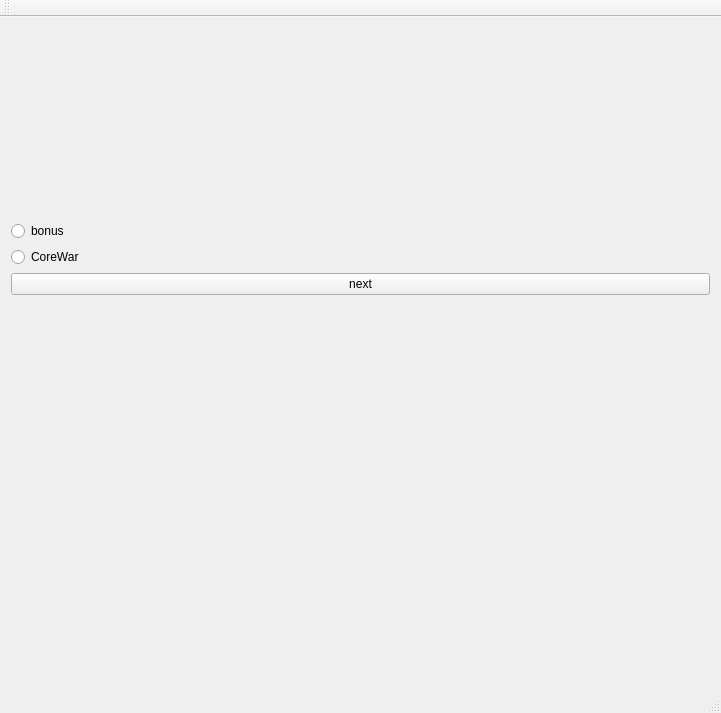
<?xml version="1.0" encoding="UTF-8"?>
<ui version="4.0">
 <class>MainWindow</class>
 <widget class="QMainWindow" name="MainWindow">
  <property name="geometry">
   <rect>
    <x>0</x>
    <y>0</y>
    <width>721</width>
    <height>713</height>
   </rect>
  </property>
  <property name="windowTitle">
   <string>MainWindow</string>
  </property>
  <widget class="QWidget" name="centralWidget">
   <layout class="QGridLayout" name="gridLayout_2">
    <item row="5" column="0">
     <widget class="ScaleArea" name="scaleArea" native="true"/>
    </item>
    <item row="0" column="0">
     <widget class="SettingPage" name="settingPage" native="true"/>
    </item>
    <item row="2" column="0">
     <widget class="QRadioButton" name="CoreWar">
      <property name="text">
       <string>CoreWar</string>
      </property>
     </widget>
    </item>
    <item row="4" column="0">
     <widget class="CaravanPage" name="caravanPage" native="true"/>
    </item>
    <item row="1" column="0">
     <widget class="QRadioButton" name="bonus">
      <property name="text">
       <string>bonus</string>
      </property>
     </widget>
    </item>
    <item row="3" column="0">
     <widget class="QPushButton" name="nextButton">
      <property name="text">
       <string>next</string>
      </property>
     </widget>
    </item>
   </layout>
  </widget>
  <widget class="QMenuBar" name="menuBar">
   <property name="geometry">
    <rect>
     <x>0</x>
     <y>0</y>
     <width>721</width>
     <height>25</height>
    </rect>
   </property>
  </widget>
  <widget class="QToolBar" name="mainToolBar">
   <attribute name="toolBarArea">
    <enum>TopToolBarArea</enum>
   </attribute>
   <attribute name="toolBarBreak">
    <bool>false</bool>
   </attribute>
  </widget>
  <widget class="QStatusBar" name="statusBar"/>
 </widget>
 <layoutdefault spacing="6" margin="11"/>
 <customwidgets>
  <customwidget>
   <class>ScaleArea</class>
   <extends>QWidget</extends>
   <header>scalearea.h</header>
   <container>1</container>
  </customwidget>
  <customwidget>
   <class>SettingPage</class>
   <extends>QWidget</extends>
   <header>settingpage.h</header>
   <container>1</container>
  </customwidget>
  <customwidget>
   <class>CaravanPage</class>
   <extends>QWidget</extends>
   <header>caravanpage.h</header>
   <container>1</container>
  </customwidget>
 </customwidgets>
 <resources/>
 <connections/>
</ui>
